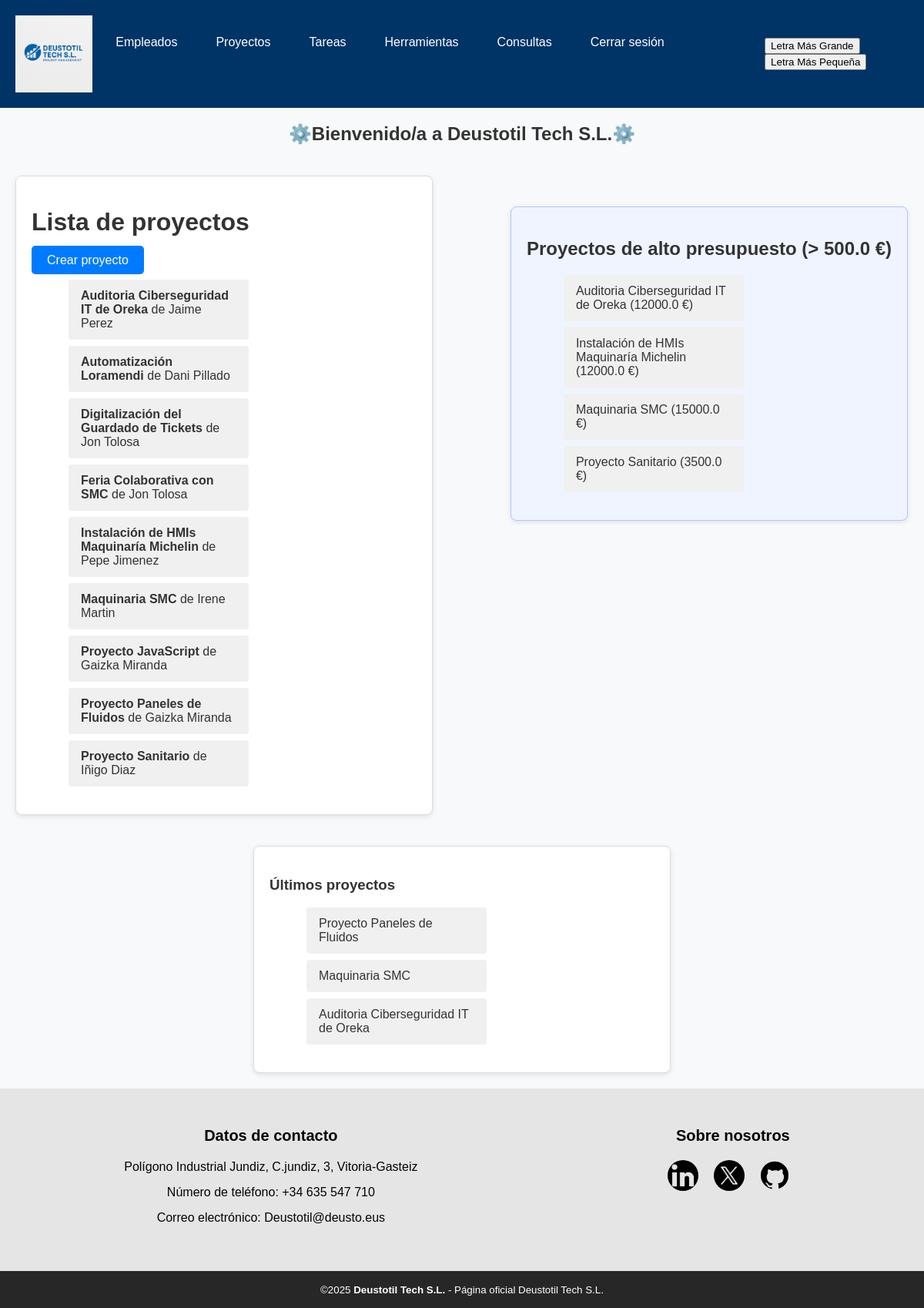
Page /AppDjango/proyectos/ (signed in) on the earlier database version.
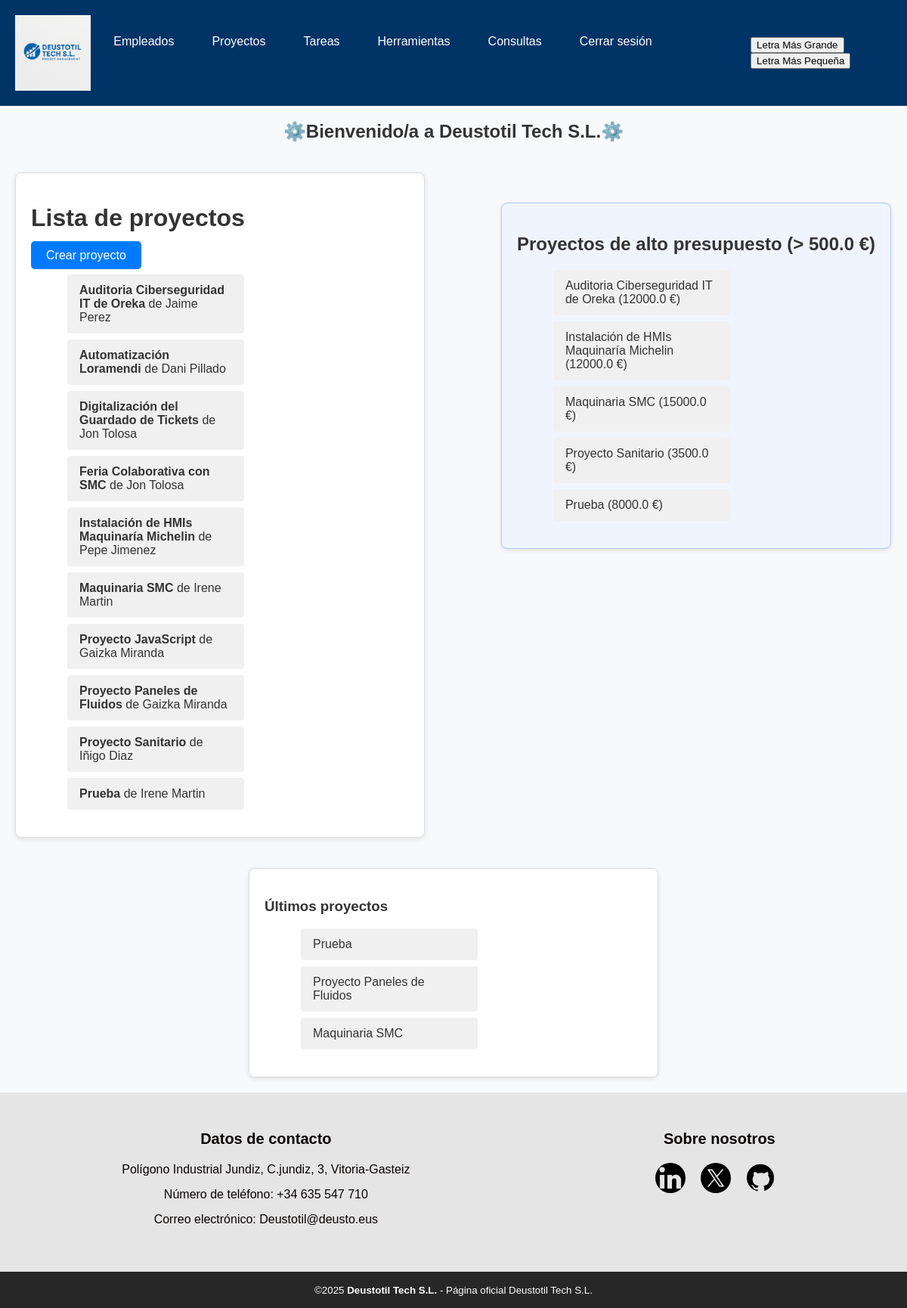
Same page on the later database version.
### AppDjango/models.py (models this page shows, shortened)
class Proyecto(models.Model):
    nombre = models.CharField(max_length=100)
    descripcion = models.TextField()
    fecha_inicio = models.DateTimeField("Fecha inicio")
    fecha_fin= models.DateTimeField("Fecha fin")
    presupuesto = models.FloatField(default=0)
    cliente = models.CharField(max_length=100)
    empleados = models.ManyToManyField(Empleado, related_name="proyectos")

class Empleado(models.Model):
    dni = models.CharField(max_length=9, unique=True)
    nombre = models.CharField(max_length=100)
    apellidos = models.CharField(max_length=100)
    email = models.EmailField(max_length=50)
    telefono = models.IntegerField()
    disponibilidad = models.CharField(max_length=20, choices=EMPLEADO_DISPONIBILIDAD, default="disponible")

### AppDjango/views.py (the view)
# urls.py: path("proyectos/" , ProyectoListView.as_view(), name="proyectos"),
class ProyectoListView(LoginRequiredMixin,View):
    def get(self, request):
        presupuesto_minimo = request.GET.get('presupuesto', 500)
        try:
            presupuesto_minimo = float(presupuesto_minimo)
        except ValueError:
            presupuesto_minimo = 500  # Valor por defecto si viene mal
        proyectos_alto_presupuesto = Proyecto.objects.filter(
            presupuesto__gt=presupuesto_minimo
        ).order_by('nombre')
        proyectos = Proyecto.objects.order_by("nombre")
        ultimos_proyectos = Proyecto.objects.order_by('-id')[:3]
        context = {
            "lista_proyectos": proyectos,
            "ultimos_proyectos": ultimos_proyectos,
            "presupuesto_minimo": presupuesto_minimo,
            "alta_lista": proyectos_alto_presupuesto,
        }
        return render(request, "listado-proyectos.html", context)

### AppDjango/templates/listado-proyectos.html (shortened to what this page needs)
{% extends "base.html" %}
{% block contenido %}
<div class="lista-contenedor">
    <div class="contenido-principal">
        <h1 class="page-title"> Lista de proyectos</h1>
        <a href="{% url 'crear-proyecto' %}" class="boton-crear">Crear proyecto</a>
        <ul class="lista">
            {% for proyecto in lista_proyectos %}
                <li class="item-lista">
                    <a href="{% url 'detalle_proyecto' proyecto.pk %}">
                        <span class="proyecto-nombre">
                            <strong>{{ proyecto.nombre }}</strong> de
                            {% for empleado in proyecto.empleados.all %}
                                {{ empleado.nombre }} {{ empleado.apellidos }}{% if not forloop.last %}, {% endif %}
                            {% empty %}
                                Sin empleados asignados
                            {% endfor %}
                        </span>
                    </a>
                </li>
            {% endfor %}
        </ul>
    </div>
    <div class="funcionalidad-extra">
        <h2>Proyectos de alto presupuesto (> {{ presupuesto_minimo }} €)</h2>
        <ul class="lista">
            {% for proyecto in alta_lista %}
                <li class="item-lista">
                    <a href="{% url 'detalle_proyecto' proyecto.pk %}">
                        {{ proyecto.nombre }} ({{ proyecto.presupuesto }} €)
                    </a>
                </li>
            {% empty %}
                <li>No hay proyectos con presupuesto superior a {{ presupuesto_minimo }} €</li>
            {% endfor %}
        </ul>
    </div>
</div>
{% endblock %}
{% block listado_lateral %}
<div class="lista-contenedor">
    <div class="seccion-lateral">
        <h3> Últimos proyectos</h3>
        <ul class="lista">
            {% for proyecto in ultimos_proyectos %}
                <li>
                    <a href="{% url 'detalle_proyecto' proyecto.pk %}">
                        {{ proyecto.nombre }}
                    </a>
                </li>
            {% empty %}
                <li class="mensaje-vacio">No hay proyectos recientes</li>
            {% endfor %}
        </ul>
    </div>
</div>
{% endblock %}

### AppDjango/templates/base.html (shortened to what this page needs)
<!DOCTYPE html>
<html lang="en">
  <head>
    {% load static %}
    <link rel="stylesheet" href="{% static 'css/styles.css' %}" />
  </head>
  <body>
    <header>
      <img
        src="{% static 'images/logo.png' %}"
        alt="Logo"
        class="header-icon"
      />
      <ul class="menu-horizontal2">
        <li><a href="{% url 'empleados' %}">Empleados</a></li>
        <li><a href="{% url 'proyectos' %}">Proyectos</a></li>
        <li><a href="{% url 'tareas' %}">Tareas</a></li>
        <li><a href="{% url 'herramientas' %}">Herramientas</a></li>
        <li>
          <a href="{% url 'consulta_email' %}" class="boton-enlace"
            >Consultas</a
          >
        </li>
        <li>
          <a href="{% url 'logout' %}" class="boton-enlace">Cerrar sesión</a>
        </li>
      </ul>
        <div class="botonesModificarTexto">
            <button id="aumentarTexto">Letra Más Grande</button>
            <button id="disminuirTexto">Letra Más Pequeña</button>
        </div>
    </header>
    <h2>
      {% block title %}⚙️Bienvenido/a a Deustotil Tech S.L.⚙️{% endblock %}
    </h2>
    <div id="content">{% block contenido %}{% endblock %}</div>
    <aside class="sidebar">{% block listado_lateral %}{% endblock %}</aside>
    <footer>
      {% block footer %}
      <div class="contenedor-footer">
        <div class="columna-footer">
          <h3>Datos de contacto</h3>
          <ul>
            <li>Polígono Industrial Jundiz, C.jundiz, 3, Vitoria-Gasteiz</li>
            <li>Número de teléfono: +34 635 547 710</li>
            <li>Correo electrónico: Deustotil@deusto.eus</li>
          </ul>
        </div>
        <div class="columna-footer">
          <h3>Sobre nosotros</h3>
          <div class="nosotros">
            <div class="iconos-redes">
              <a href="https://www.linkedin.com/">
                <img src="{% static '/images/linkedin.png' %}" alt="LinkedIn" />
              </a>
              <a href="https://x.com/">
                <img src="{% static '/images/twitter.png' %}" alt="Twitter" />
              </a>
              <a href="https://github.com/GaizkaMiranda/ProyectoWeb2025">
                <img src="{% static '/images/github.png' %}" alt="GitHub" />
              </a>
            </div>
          </div>
        </div>
      </div>
      <div class="copyright">
        <small
          >&copy;2025 <b>Deustotil Tech S.L.</b> - Página oficial Deustotil Tech
          S.L.</small
        >
      </div>
      {% endblock %}
    </footer>
  </body>
</html>

### static/css/styles.css (style rules this page uses)
.header-icon { width: 100px; height: auto; margin-right: 40px; }
body { margin: 0; font-family: Arial, sans-serif; background-color: #f8f9fa; color: #333; }
header { background-color: #003366; color: white; padding: 20px; display: flex; align-items: center; }
h2 { text-align: center; margin-top: 20px; }
.contenedor-footer { width: 100%; margin: 0 auto; display: flex; justify-content: space-between; padding: 30px 0; background-color: #e6e5e5; }
.columna-footer { flex-grow: 1; flex-shrink: 1; margin: 0 15px; text-align: center; color: rgb(7, 3, 3); }
.columna-footer .nosotros .iconos-redes a img { width: 40px; height: 40px; object-fit: cover; border-radius: 50%; }
.columna-footer h3 { font-size: 20px; margin-bottom: 20px; text-align: center; }
.columna-footer ul { list-style: none; margin: 0; padding: 0; margin-bottom: 30px; }
.columna-footer li { margin-bottom: 15px; }
.columna-footer a { color: rgb(10, 7, 7); text-decoration: none; }
.columna-footer .nosotros a { display: inline-block; text-align: center; width: 45px; height: 45px; line-height: 45px; color: #0f0c0c; margin-right: 10px; text-align: center; }
.copyright { background-color: #282727; padding: 15px 10px; text-align: center; color: #fff; }
.menu-horizontal2 { list-style: none; padding: 0; margin: 0; display: flex; justify-content: center; }
.menu-horizontal2 { list-style: none; padding: 0; margin: 0 auto 30px auto; display: flex; justify-content: center; align-items: center; width: 100%; position: relative; left: -70px; }
.menu-horizontal2 li { margin: 0 10px; }
.menu-horizontal2 li a { text-decoration: none; color: white; padding: 10px 15px; border-radius: 4px; transition: background-color 0.3s ease; }
.lista-contenedor { display: flex; justify-content: center; align-items: flex-start; gap: 100px; flex-wrap: wrap; padding: 20px; max-width: 1200px; margin: 0 auto; }
.contenido-principal, .seccion-lateral { flex: 1 1 500px; max-width: 500px; padding: 20px; background-color: #fff; border-radius: 8px; box-shadow: 0 2px 6px rgba(0, 0, 0, 0.1); border: 1px solid #ddd; }
.seccion-lateral h3 { align-items: center; }
.lista { list-style-type: none; width: 100%; max-width: 250px; }
.lista li { background-color: #f0f0f0; margin: 8px; padding: 12px 16px; border-radius: 4px; }
.lista li a { text-decoration: none; color: #333; display: block; }
.funcionalidad-extra { max-width: 600px; margin: 40px auto; padding: 20px; border-radius: 8px; box-shadow: 0 2px 6px rgba(0, 0, 0, 0.1); background-color: #f0f4ff; border: 1px solid #b3c7ff; }
.boton-crear { background-color: #007bff; color: #fff; border: none; padding: 10px 20px; font-size: 16px; border-radius: 5px; text-decoration: none; }

Differences in the rows shown:
no longer on one of the page's lists (row unchanged): Proyecto: nombre "Auditoria Ciberseguridad IT de Oreka"
added Proyecto: nombre "Prueba", presupuesto "8000.0", Empleado (nombre "Irene", apellidos "Martin")
